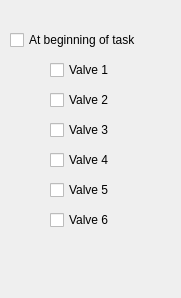
<?xml version="1.0" encoding="UTF-8"?>
<ui version="4.0">
 <class>Marker</class>
 <widget class="QWidget" name="Marker">
  <property name="geometry">
   <rect>
    <x>0</x>
    <y>0</y>
    <width>181</width>
    <height>298</height>
   </rect>
  </property>
  <property name="windowTitle">
   <string>Form</string>
  </property>
  <widget class="QCheckBox" name="valve1">
   <property name="geometry">
    <rect>
     <x>50</x>
     <y>60</y>
     <width>87</width>
     <height>20</height>
    </rect>
   </property>
   <property name="font">
    <font>
     <family>Arial</family>
    </font>
   </property>
   <property name="text">
    <string>Valve 1</string>
   </property>
   <property name="checked">
    <bool>false</bool>
   </property>
  </widget>
  <widget class="QCheckBox" name="valve2">
   <property name="geometry">
    <rect>
     <x>50</x>
     <y>90</y>
     <width>87</width>
     <height>20</height>
    </rect>
   </property>
   <property name="font">
    <font>
     <family>Arial</family>
    </font>
   </property>
   <property name="text">
    <string>Valve 2</string>
   </property>
  </widget>
  <widget class="QCheckBox" name="valve3">
   <property name="geometry">
    <rect>
     <x>50</x>
     <y>120</y>
     <width>87</width>
     <height>20</height>
    </rect>
   </property>
   <property name="font">
    <font>
     <family>Arial</family>
    </font>
   </property>
   <property name="text">
    <string>Valve 3</string>
   </property>
  </widget>
  <widget class="QCheckBox" name="valve4">
   <property name="geometry">
    <rect>
     <x>50</x>
     <y>150</y>
     <width>87</width>
     <height>20</height>
    </rect>
   </property>
   <property name="font">
    <font>
     <family>Arial</family>
    </font>
   </property>
   <property name="text">
    <string>Valve 4</string>
   </property>
  </widget>
  <widget class="QCheckBox" name="valve5">
   <property name="geometry">
    <rect>
     <x>50</x>
     <y>180</y>
     <width>87</width>
     <height>20</height>
    </rect>
   </property>
   <property name="font">
    <font>
     <family>Arial</family>
    </font>
   </property>
   <property name="text">
    <string>Valve 5</string>
   </property>
  </widget>
  <widget class="QCheckBox" name="valve6">
   <property name="geometry">
    <rect>
     <x>50</x>
     <y>210</y>
     <width>87</width>
     <height>20</height>
    </rect>
   </property>
   <property name="font">
    <font>
     <family>Arial</family>
    </font>
   </property>
   <property name="text">
    <string>Valve 6</string>
   </property>
  </widget>
  <widget class="QCheckBox" name="BOT">
   <property name="geometry">
    <rect>
     <x>10</x>
     <y>30</y>
     <width>151</width>
     <height>20</height>
    </rect>
   </property>
   <property name="font">
    <font>
     <family>Arial</family>
    </font>
   </property>
   <property name="text">
    <string>At beginning of task</string>
   </property>
   <property name="checked">
    <bool>false</bool>
   </property>
  </widget>
 </widget>
 <resources/>
 <connections/>
</ui>
